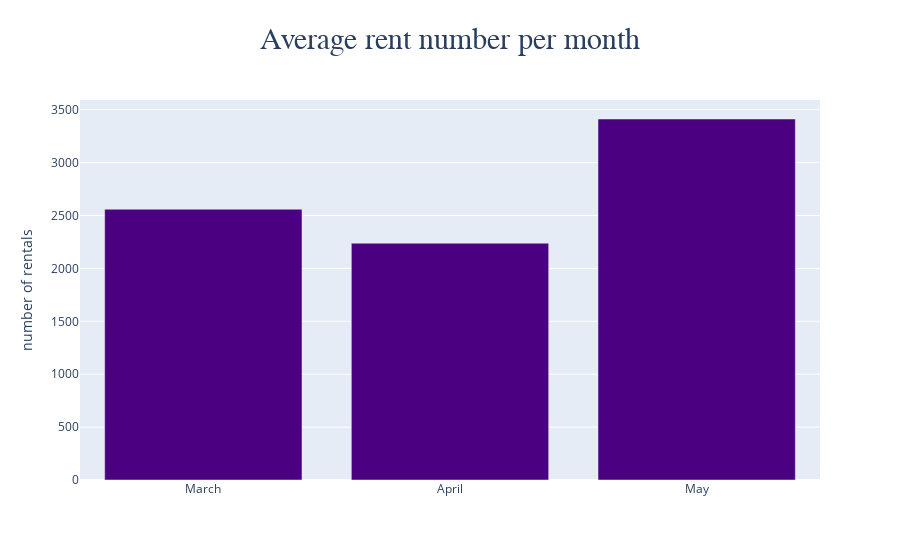

The code cell stored with this chart in its notebook:
### Code cell
#this is the same plot but by using plotly

fig = go.FigureWidget(data=go.Bar(y=average_rent['result'], x = ['March','April','May']))
fig.update_layout(
    title={
        'text': 'Average rent number per month',
         'font': {
              'family': 'Calibri',
              'size': 30
        },'y':0.95,
        'x':0.5,
        'xanchor': 'center',
        'yanchor': 'top'})
fig.update_traces(marker_color='indigo')
fig.update_yaxes(
    title_text = 'number of rentals',
    )
fig.update_xaxes(
    title_text = None

    )

fig.show()

### Figure 1 — Plotly figure (JSON) as saved in the notebook; plotly's stock layout.template omitted (floating-point values rounded to 4 significant figures)
{"data": [{"marker": {"color": "indigo"}, "type": "bar", "uid": "0c7597e7-fd9b-47db-b5bf-dd341c2a4395", "x": ["March", "April", "May"], "y": [2559, 2238, 3412]}], "layout": {"title": {"font": {"family": "Calibri", "size": 30}, "text": "Average rent number per month", "x": 0.5, "xanchor": "center", "y": 0.95, "yanchor": "top"}, "yaxis": {"title": {"text": "number of rentals"}}}}
